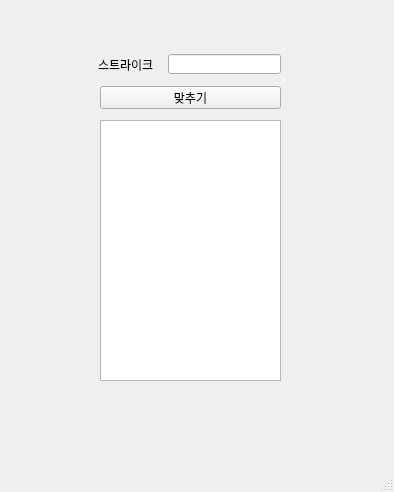
<?xml version="1.0" encoding="UTF-8"?>
<ui version="4.0">
 <class>MainWindow</class>
 <widget class="QMainWindow" name="MainWindow">
  <property name="geometry">
   <rect>
    <x>0</x>
    <y>0</y>
    <width>394</width>
    <height>492</height>
   </rect>
  </property>
  <property name="windowTitle">
   <string>MainWindow</string>
  </property>
  <widget class="QWidget" name="centralwidget">
   <widget class="QLineEdit" name="le">
    <property name="geometry">
     <rect>
      <x>168</x>
      <y>54</y>
      <width>113</width>
      <height>20</height>
     </rect>
    </property>
    <property name="alignment">
     <set>Qt::AlignRight|Qt::AlignTrailing|Qt::AlignVCenter</set>
    </property>
   </widget>
   <widget class="QLabel" name="lbl">
    <property name="geometry">
     <rect>
      <x>98</x>
      <y>57</y>
      <width>71</width>
      <height>16</height>
     </rect>
    </property>
    <property name="text">
     <string>스트라이크</string>
    </property>
   </widget>
   <widget class="QPushButton" name="pb">
    <property name="geometry">
     <rect>
      <x>100</x>
      <y>86</y>
      <width>181</width>
      <height>23</height>
     </rect>
    </property>
    <property name="text">
     <string>맞추기</string>
    </property>
   </widget>
   <widget class="QPlainTextEdit" name="pte">
    <property name="geometry">
     <rect>
      <x>100</x>
      <y>120</y>
      <width>181</width>
      <height>261</height>
     </rect>
    </property>
   </widget>
  </widget>
  <widget class="QMenuBar" name="menubar">
   <property name="geometry">
    <rect>
     <x>0</x>
     <y>0</y>
     <width>394</width>
     <height>21</height>
    </rect>
   </property>
  </widget>
  <widget class="QStatusBar" name="statusbar"/>
 </widget>
 <resources/>
 <connections/>
</ui>
